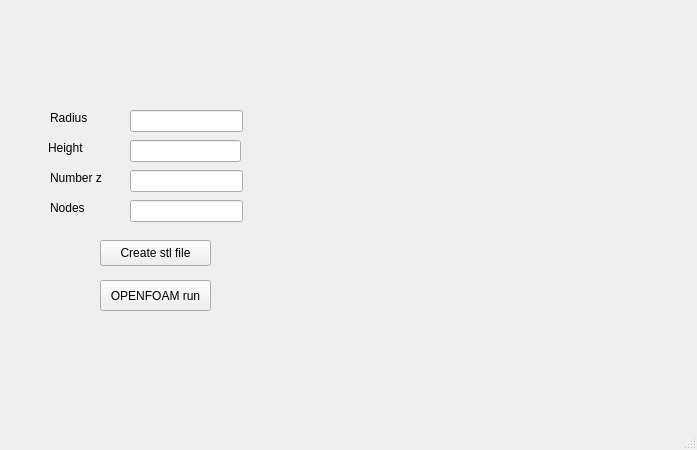
<?xml version="1.0" encoding="UTF-8"?>
<ui version="4.0">
 <class>MeshOpenFoam</class>
 <widget class="QMainWindow" name="MeshOpenFoam">
  <property name="geometry">
   <rect>
    <x>0</x>
    <y>0</y>
    <width>697</width>
    <height>450</height>
   </rect>
  </property>
  <property name="windowTitle">
   <string>MainWindow</string>
  </property>
  <widget class="QWidget" name="centralwidget">
   <widget class="QLineEdit" name="radius_le">
    <property name="geometry">
     <rect>
      <x>130</x>
      <y>110</y>
      <width>113</width>
      <height>22</height>
     </rect>
    </property>
   </widget>
   <widget class="QLabel" name="radius_lb">
    <property name="geometry">
     <rect>
      <x>50</x>
      <y>110</y>
      <width>60</width>
      <height>16</height>
     </rect>
    </property>
    <property name="text">
     <string>Radius</string>
    </property>
   </widget>
   <widget class="QLabel" name="height_lb">
    <property name="geometry">
     <rect>
      <x>48</x>
      <y>140</y>
      <width>60</width>
      <height>16</height>
     </rect>
    </property>
    <property name="text">
     <string>Height</string>
    </property>
   </widget>
   <widget class="QLineEdit" name="height_le">
    <property name="geometry">
     <rect>
      <x>130</x>
      <y>140</y>
      <width>111</width>
      <height>22</height>
     </rect>
    </property>
   </widget>
   <widget class="QLabel" name="number_lb">
    <property name="geometry">
     <rect>
      <x>50</x>
      <y>170</y>
      <width>60</width>
      <height>16</height>
     </rect>
    </property>
    <property name="text">
     <string>Number z</string>
    </property>
   </widget>
   <widget class="QLineEdit" name="number_z_le">
    <property name="geometry">
     <rect>
      <x>130</x>
      <y>170</y>
      <width>113</width>
      <height>22</height>
     </rect>
    </property>
   </widget>
   <widget class="QLabel" name="nodes_lb">
    <property name="geometry">
     <rect>
      <x>50</x>
      <y>200</y>
      <width>60</width>
      <height>16</height>
     </rect>
    </property>
    <property name="text">
     <string>Nodes</string>
    </property>
   </widget>
   <widget class="QLineEdit" name="nodes_le">
    <property name="geometry">
     <rect>
      <x>130</x>
      <y>200</y>
      <width>113</width>
      <height>22</height>
     </rect>
    </property>
   </widget>
   <widget class="QPushButton" name="create_stl">
    <property name="geometry">
     <rect>
      <x>100</x>
      <y>240</y>
      <width>111</width>
      <height>26</height>
     </rect>
    </property>
    <property name="text">
     <string>Create stl file</string>
    </property>
   </widget>
   <widget class="QPushButton" name="run_openfoam">
    <property name="geometry">
     <rect>
      <x>100</x>
      <y>280</y>
      <width>111</width>
      <height>31</height>
     </rect>
    </property>
    <property name="text">
     <string>OPENFOAM run</string>
    </property>
   </widget>
   <widget class="QWidget" name="horizontalLayoutWidget">
    <property name="geometry">
     <rect>
      <x>280</x>
      <y>20</y>
      <width>401</width>
      <height>381</height>
     </rect>
    </property>
    <layout class="QHBoxLayout" name="horizontalLayout"/>
   </widget>
  </widget>
  <widget class="QMenuBar" name="menubar">
   <property name="geometry">
    <rect>
     <x>0</x>
     <y>0</y>
     <width>697</width>
     <height>21</height>
    </rect>
   </property>
  </widget>
  <widget class="QStatusBar" name="statusbar"/>
 </widget>
 <resources/>
 <connections/>
</ui>
